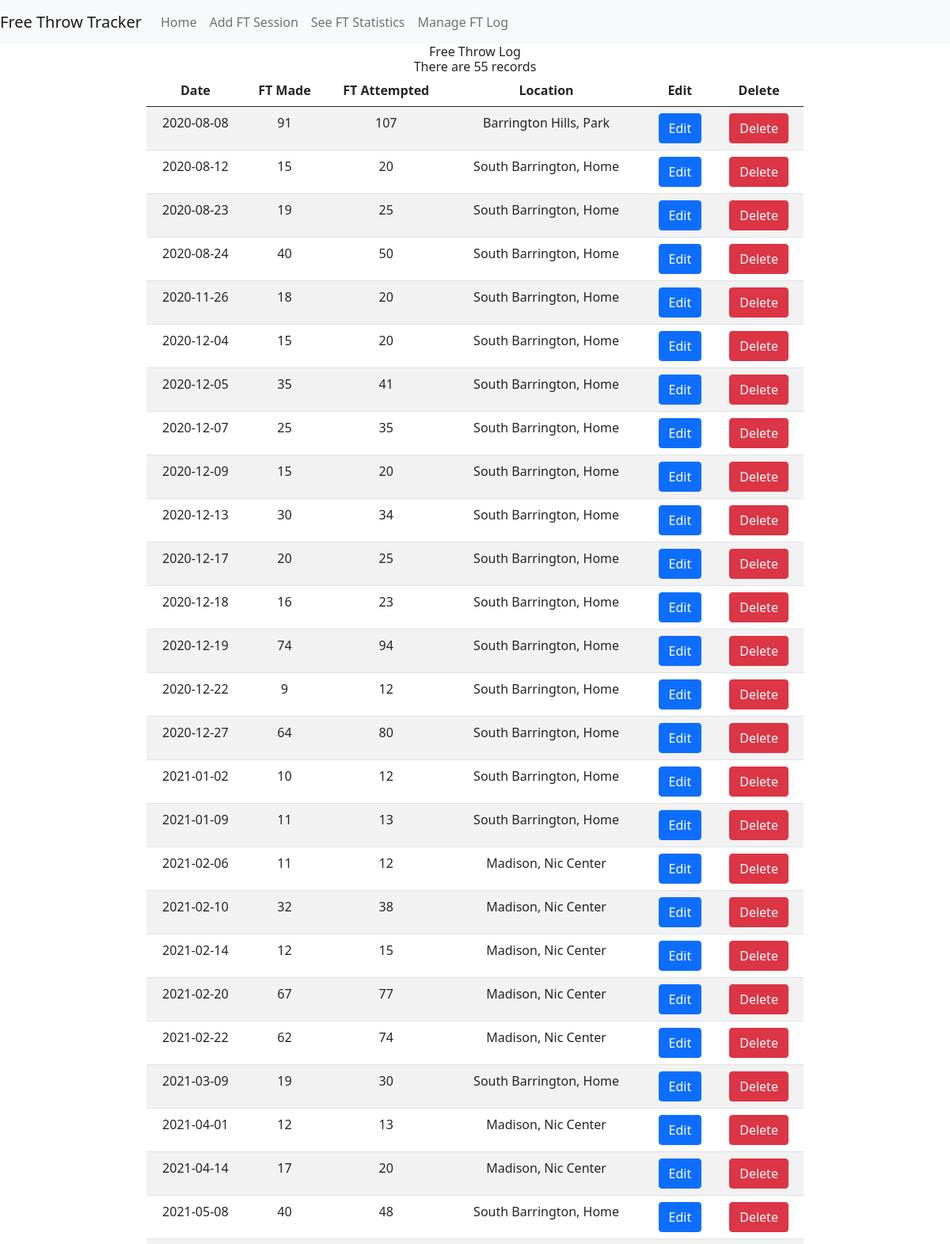
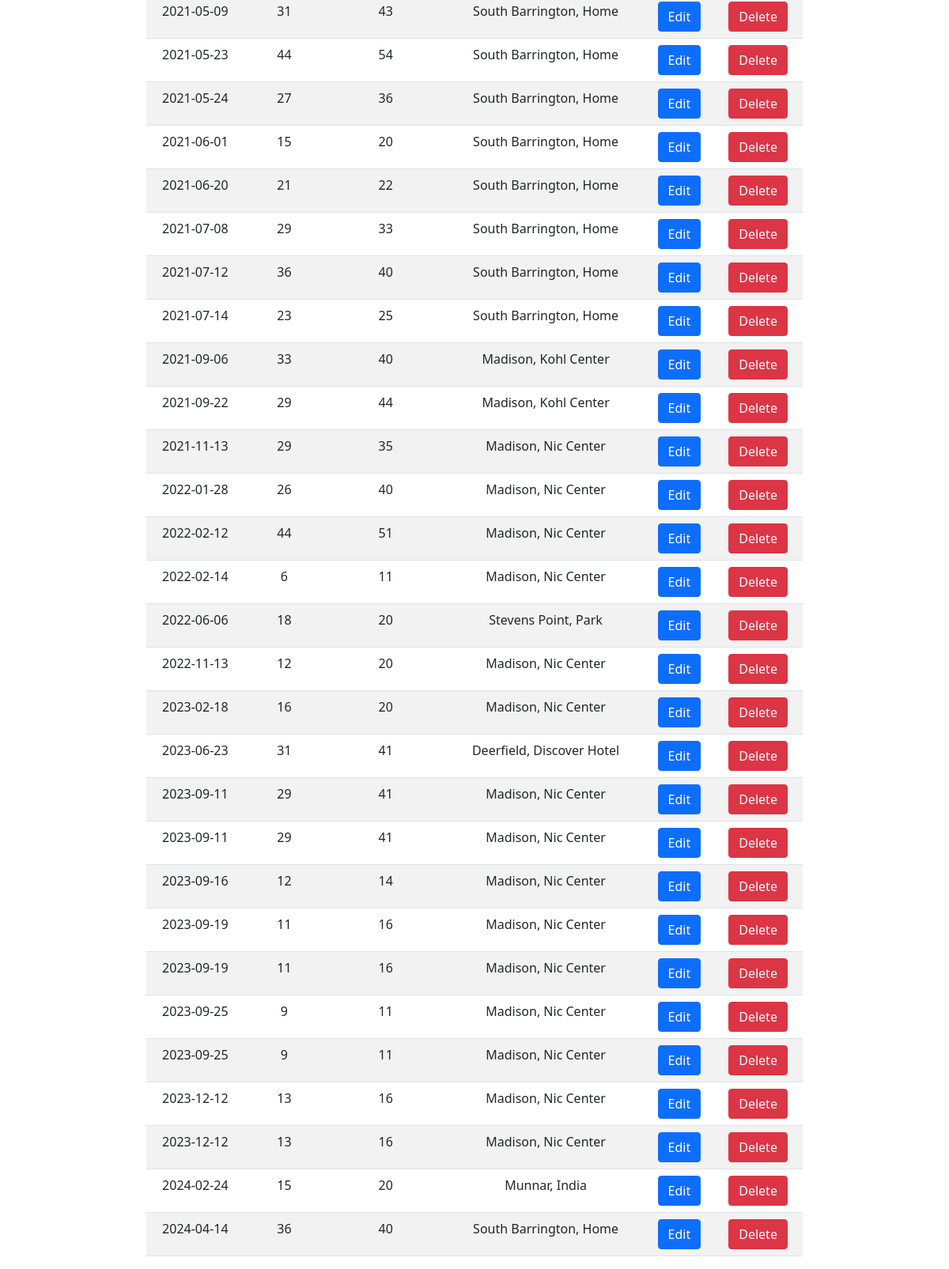
Page /log on the earlier database version (2 pictures, top to bottom).
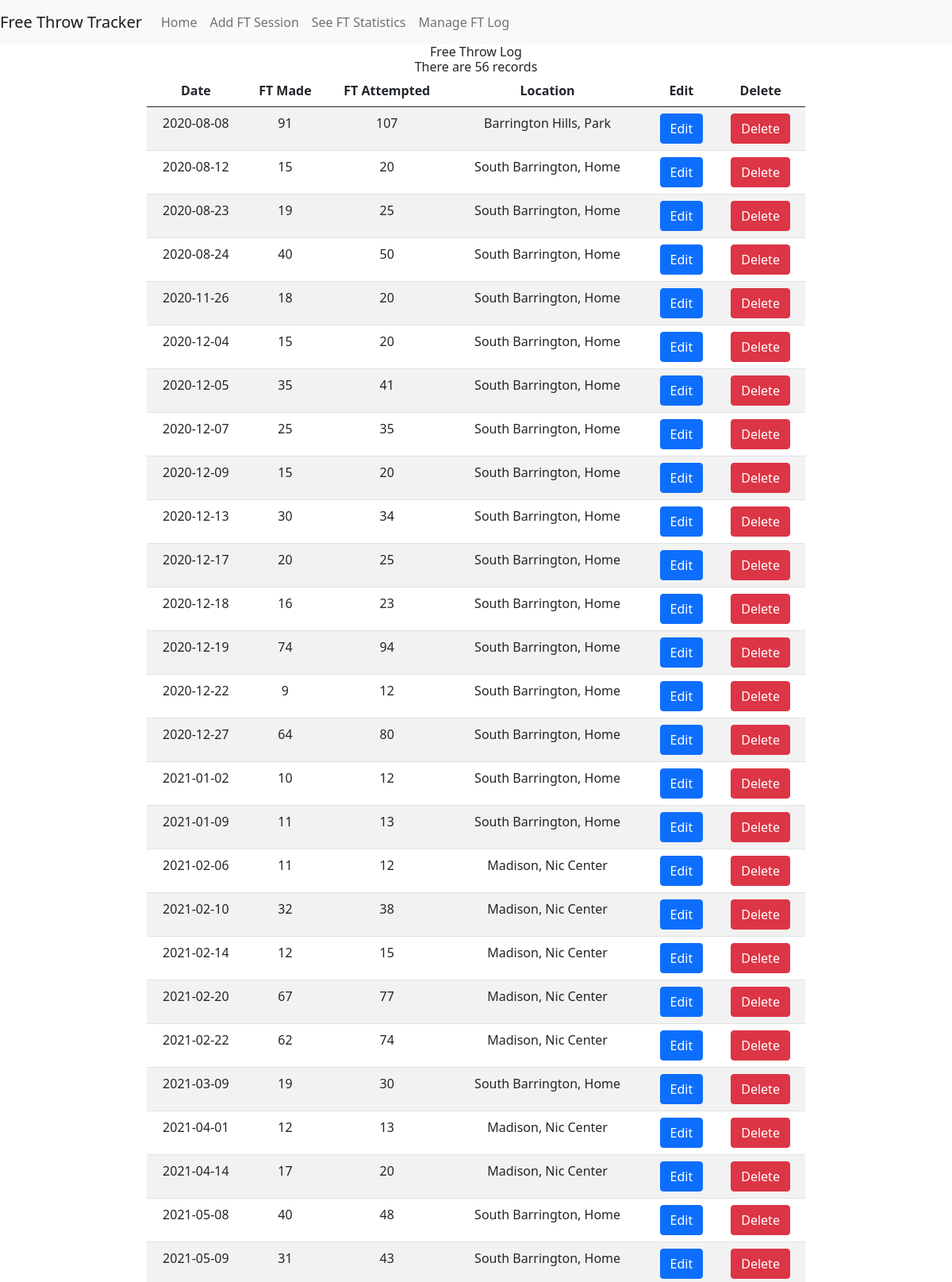
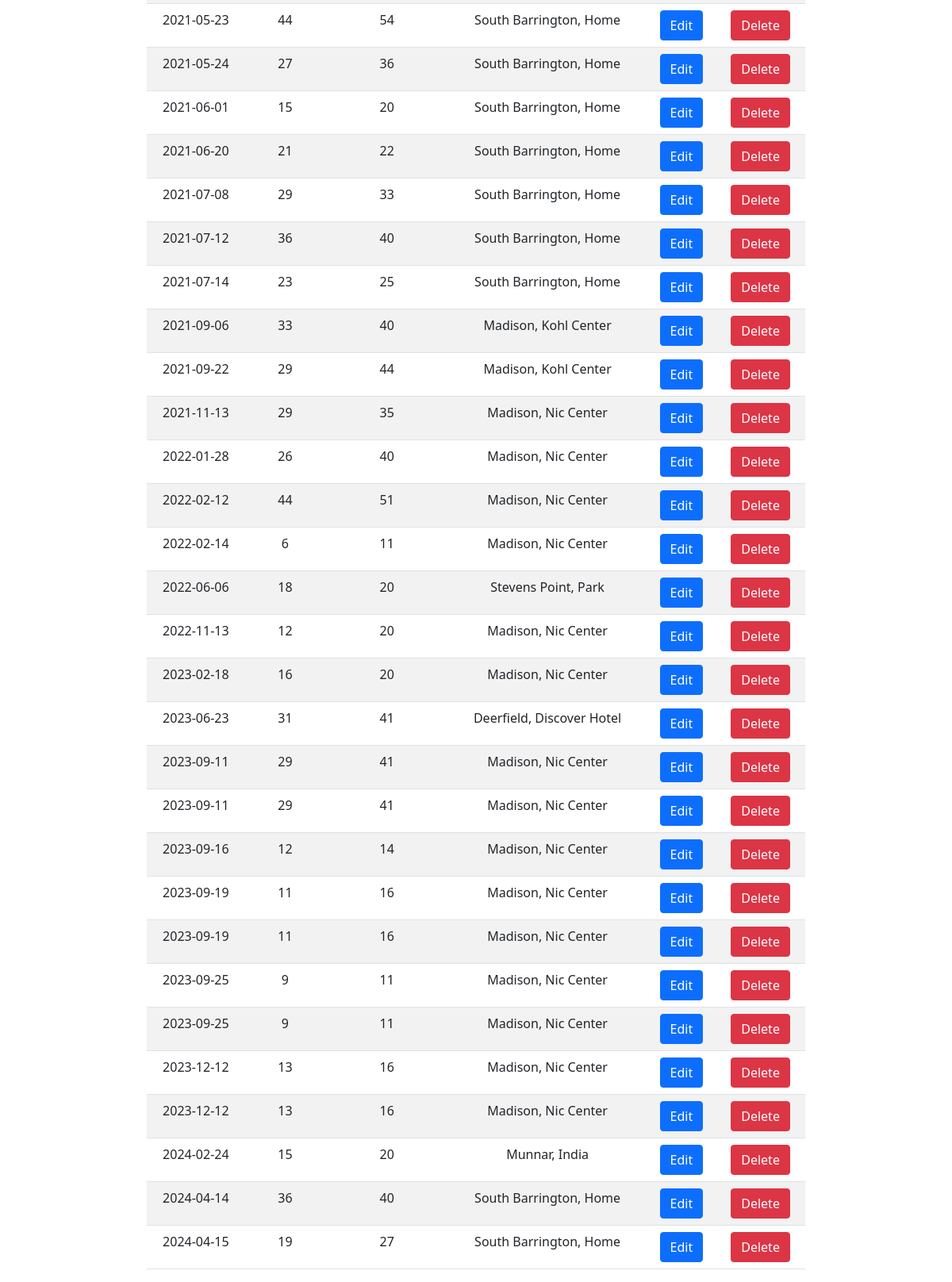
Same page on the later database version (2 pictures, top to bottom).
### tables this page shows
CREATE TABLE freethrowlog (
    id INTEGER PRIMARY KEY AUTOINCREMENT,
    sessionDate TEXT NOT NULL,
    ftMade INTEGER NOT NULL,
    ftAttempted INTEGER NOT NULL,
    locationName TEXT NOT NULL
    
);

### app.py (the view)
@app.route('/log')
def log():
    conn = get_db_connection()
    logs = conn.execute('SELECT * FROM freethrowlog ORDER BY sessionDate ASC').fetchall()
    conn.close()
    return render_template('log.html', logs=logs, vals=len(logs))

### app.py (called while the page is built)
def get_db_connection():
    conn = sqlite3.connect('database.db')
    conn.row_factory = sqlite3.Row
    return conn

### templates/log.html
{% extends 'base.html' %}
{% block content %}
<br><br><br><br><br><br>
    <div class="container">
        <div class="row">
            <div class="col-md-10 mx-auto text-center">
                <h1>{% block title %} Free Throw Log {% endblock %}</h1>
                <h3>There are {{ vals }} records</h3>
                <table class="table table-striped">
                    <thead class="thead-dark">
                        <tr>
                            <th scope="col">Date</th>
                            <th scope="col">FT Made</th>
                            <th scope="col">FT Attempted</th>
                            <th scope="col">Location</th>
                            <th scope="col">Edit</th>
                            <th scope="col">Delete</th>
                        </tr>
                    </thead>
                    {% for log in logs %}
                    <tr>
                        <td>{{ log['sessionDate'] }}</td>
                        <td>{{ log['ftMade'] }}</td>
                        <td>{{ log['ftAttempted'] }}</td>
                        <td>{{ log['locationName'] }}</td>
                        <td><a href='{{url_for("edit",id=log.id)}}' class="btn btn-primary" role="button">Edit</a></td>
                        <td><a href='{{url_for("delete",id=log.id)}}' class="btn btn-danger" role="button">Delete</a></td>
                    </tr>
                    {% endfor %}
                </table>
            </div>
        </div>
    </div>
{% endblock %}

### templates/base.html (shortened to what this page needs)
<!DOCTYPE html>
<html lang="en">
<head>
    <link href="https://cdn.jsdelivr.net/npm/bootstrap@5.0.2/dist/css/bootstrap.min.css" rel="stylesheet">
    <link href="https://cdn.jsdelivr.net/npm/tailwindcss@2.2.19/dist/tailwind.min.css" rel="stylesheet">
</head>
<body>
    <nav class="navbar navbar-expand-lg navbar-light bg-light">
        <a class="navbar-brand">Free Throw Tracker</a>
        <div class="collapse navbar-collapse" id="navbarNav">
        <ul class="navbar-nav">
            <li class="nav-item active">
            <a class="nav-link" href="{{ url_for('index') }}">Home</a>
            </li>
            <li class="nav-item">
            <a class="nav-link" href="{{ url_for('add') }}">Add FT Session</a>
            </li>
            <li class="nav-item">
            <a class="nav-link" href="{{ url_for('statistics') }}">See FT Statistics</a>
            </li>
            <li class="nav-item">
                <a class="nav-link" href="{{ url_for('log') }}">Manage FT Log</a>
            </li>
        </ul>
        </div>
    </nav>
    <div class="content">
        {% block content %} {% endblock %}
    </div>
</body>
</html>

### templates/base.html (style rules this page uses)
.content { height: auto; margin: 0; display: flex; align-items: center; justify-content: center; }

Differences in the rows shown:
added freethrowlog: sessionDate "2024-04-15", ftMade "19", ftAttempted "27", locationName "South Barrington, Home"
Other differences:
{{ vals }}: "55" → "56"
